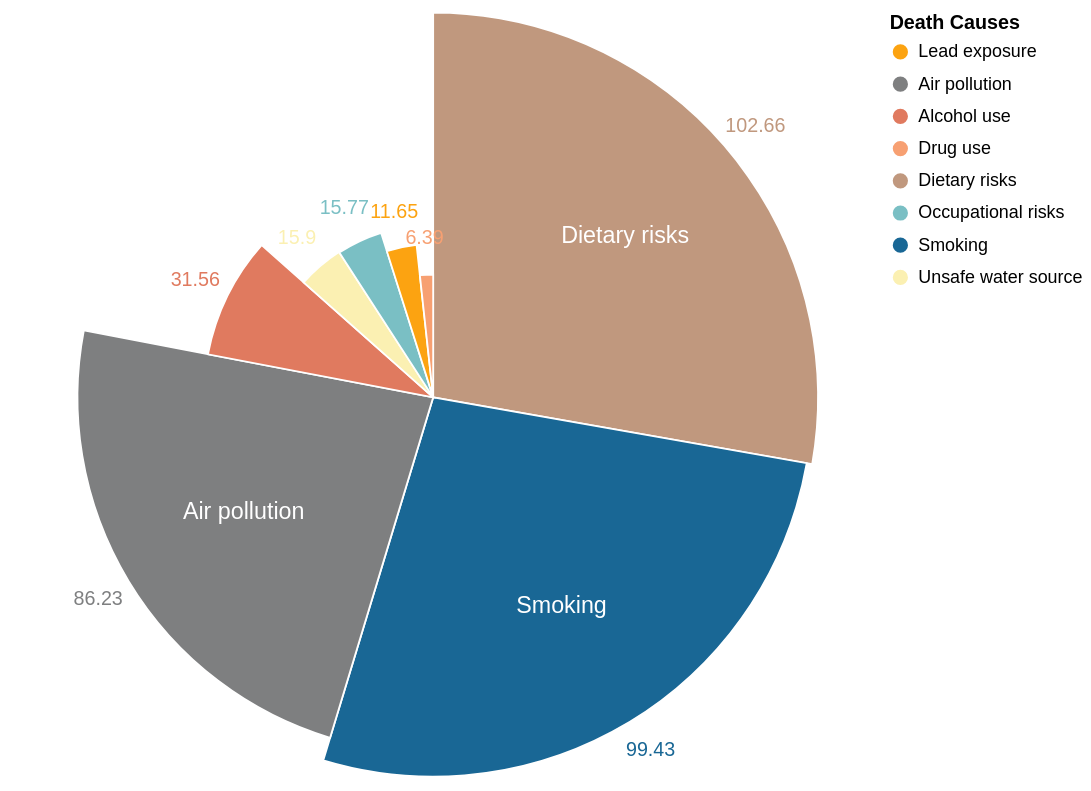

Vega-Lite specification for this chart:
### Vega-Lite specification from a JSON file in a GitHub repository (floating-point values rounded to 4 significant figures)
{"$schema": "https://vega.github.io/schema/vega-lite/v5.json", "autosize": "fit-x", "height": 430, "width": 600, "data": {"values": [{"name": "Dietary risks", "value": 102.7}, {"name": "Smoking", "value": 99.43}, {"name": "Air pollution", "value": 86.23}, {"name": "Alcohol use", "value": 31.56}, {"name": "Unsafe water source", "value": 15.9}, {"name": "Occupational risks", "value": 15.77}, {"name": "Lead exposure", "value": 11.65}, {"name": "Drug use", "value": 6.39}]}, "layer": [{"mark": {"type": "arc", "innerRadius": 0, "stroke": "#fff"}}, {"mark": {"type": "text", "radiusOffset": 20}, "encoding": {"text": {"field": "value", "type": "quantitative"}}}, {"mark": {"type": "text", "radiusOffset": -75, "fill": "white", "fontSize": 13}, "encoding": {"text": {"field": "name", "type": "nominal"}, "opacity": {"condition": {"test": "datum.value > 50", "value": 1}, "value": 0}}}], "encoding": {"theta": {"field": "value", "type": "quantitative", "stack": true, "sort": "size"}, "radius": {"field": "value", "scale": {"type": "sqrt", "zero": true, "rangeMin": 20}}, "order": {"field": "value", "type": "quantitative", "sort": "descending"}, "color": {"field": "name", "type": "nominal", "title": "Death Causes", "scale": {"domain": ["Lead exposure", "Air pollution", "Alcohol use", "Drug use", "Dietary risks", "Occupational risks", "Smoking", "Unsafe water source"], "range": ["#FCA311", "#7e7f80", "#e07a5f", "#f7a072", "#c0987e", "#7ABFC4", "#196795", "#FBF0B2"]}}, "tooltip": [{"field": "name", "type": "nominal", "title": "Risk Factor"}, {"field": "value", "type": "quantitative", "title": "Death Rate"}], "strokeOpacity": {"value": 2}}}
